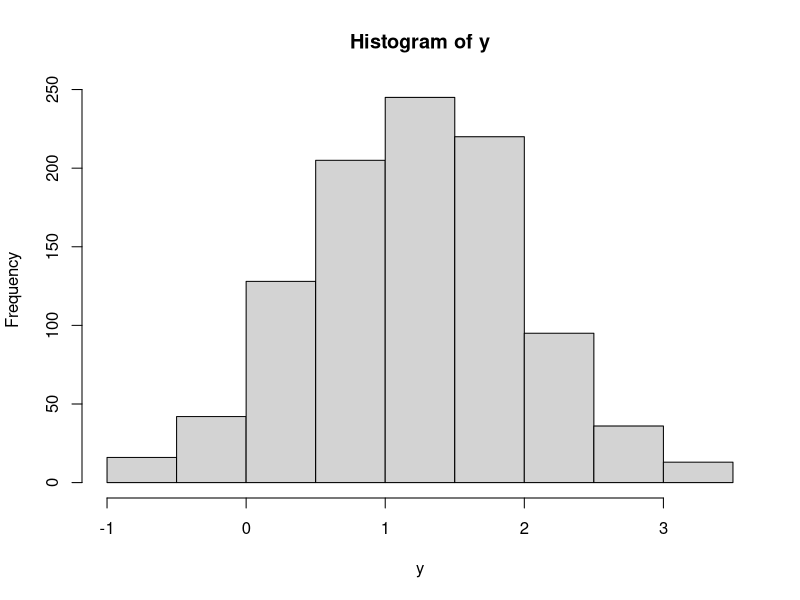

Write the R code that produced this figure.
#ES. 6 v.a. Continue

# Es. 2
mu = 4
std = sqrt(6)

#i) 
pnorm(8,mean = mu,sd = std) - pnorm(2,mean = mu,sd = std)
pnorm((8-mu)/std) - pnorm((2-mu)/std)

#ii)
1 - pnorm((7 - mu)/std)

#iii) 
pnorm((3 - mu)/std)
pnorm(3,mu,std)

#iv)
1 - pnorm(1,mu,std) + pnorm(-1,mu,std)


## Es. 3
x = rnorm(1e3,3,2)
alpha = 1/(2*qnorm(0.4) + 3)
# alpha = 1/qnorm(0.4,3,2)
y = alpha*x
hist(y)
mean(y) # alpha*3
var(y) # alpha^2*2^2

# check
1 - pnorm(1, alpha*3,alpha*2)

# Es. 4
#i)
xa = 2*qnorm(0.15)+5
pnorm(xa,5,2)

#ii)
c = -2*qnorm(0.3)
#c = 2*qnorm(0.7)

# check 
pnorm(-c,0,2) + 1 - pnorm(c,0,2)
1 - pnorm(c+5,5,2) + pnorm(-c+5,5,2)

#Es. 5
pnorm((15-10)/sqrt(10)) - pnorm((2-10)/sqrt(10)) 
# Correzione di continuità
pnorm((15+0.5-10)/sqrt(10)) - pnorm((2+0.5-10)/sqrt(10)) 
sum(dpois(3:15,10))

#Es. 6
ps = pexp(12,rate=1/10)
# 1 - exp(-12/10)

#i)
dbinom(0,6,ps)

#ii)
sum(dbinom(0:2,6,ps))

#Es. 7
#i)
pexp(10,rate = 1/5)
# 1 - exp(-10/5)

#ii)
1 - sum(dpois(0:2,10/5))

#iii)
1 - pgamma(10,2,1/5)

# Es. 8
1 - pgamma(48,2,1/15)
1 - sum(dpois(0:1,12/15))
